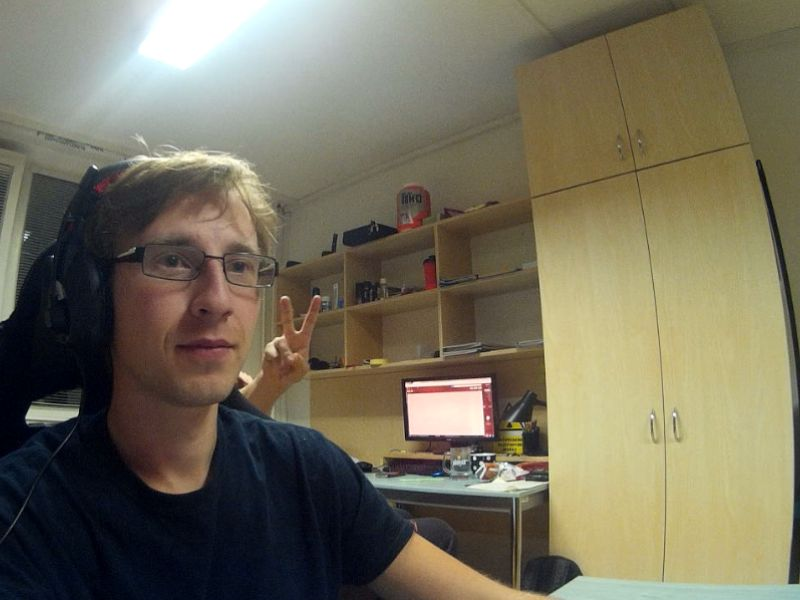
#> input picture Misc/photo.png, 800 x 600 px
$ python 'foreground_extraction (1).py'
#> lines starting #> are read from the running program, lines starting #| are printed output that depends on the picture
'''
Created on 8. 10. 2017

Manual removal of background, adapt rect to have the foreground in it
@author: Hijtec
'''
import cv2
import numpy as np
from matplotlib import pyplot as plt

img = cv2.imread("photo.png");
#> img is the input picture: shape (600, 800, 3); mean B, G, R 91.4, 110.7, 116.4
mask = np.zeros(img.shape[:2], np.uint8);

bgModel = np.zeros((1,65), np.float64);
fgModel = np.zeros((1,65), np.float64);

rect = (0, 100, 400, 400);

cv2.grabCut(img, mask, rect, bgModel, fgModel, 5, cv2.GC_INIT_WITH_RECT);
mask2 = np.where((mask==2) | (mask==0), 0, 1).astype("uint8");
img = img*mask2[:,:,np.newaxis];
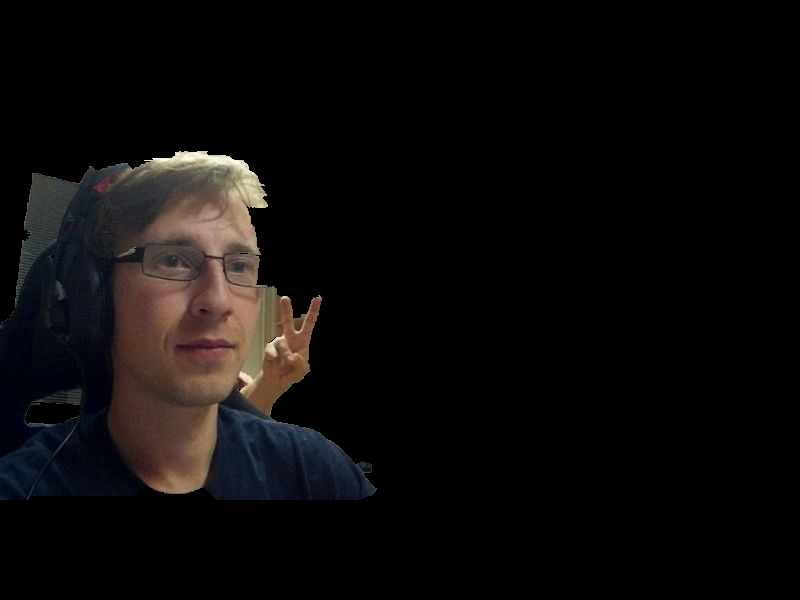
#> img: shape (600, 800, 3); mean B, G, R 10.2, 10.6, 12.5

plt.imshow(img);
plt.colorbar();
plt.show()
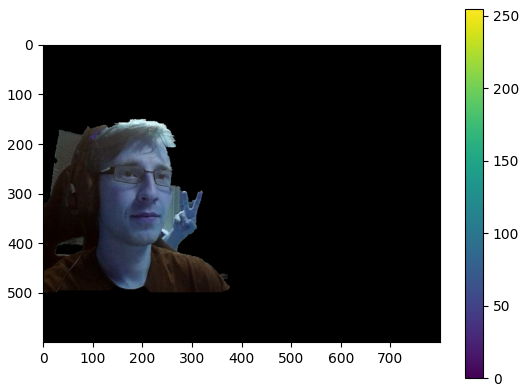
#> figure drawn by matplotlib, 2 panels; B, G, R data is drawn as R, G, B
